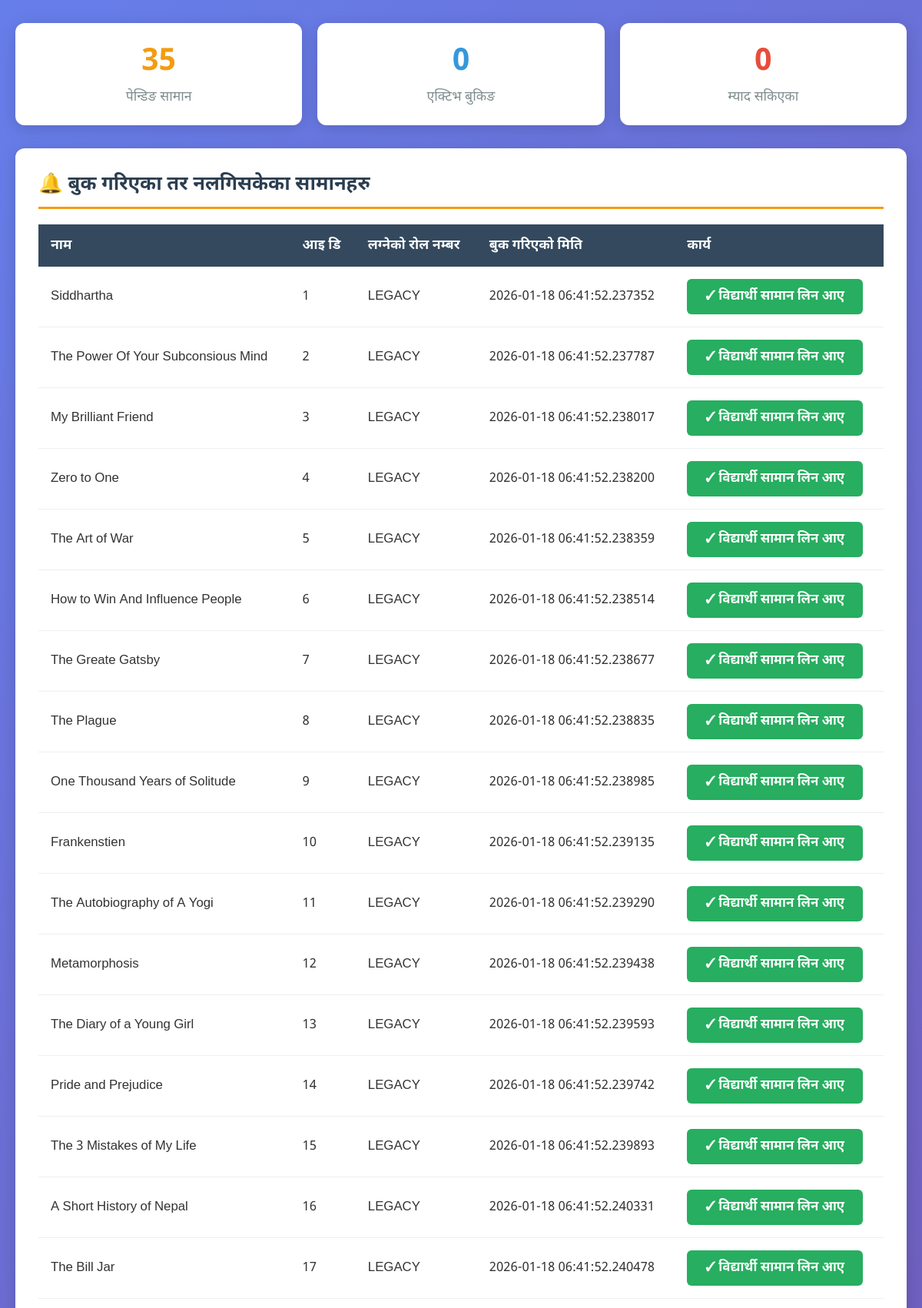
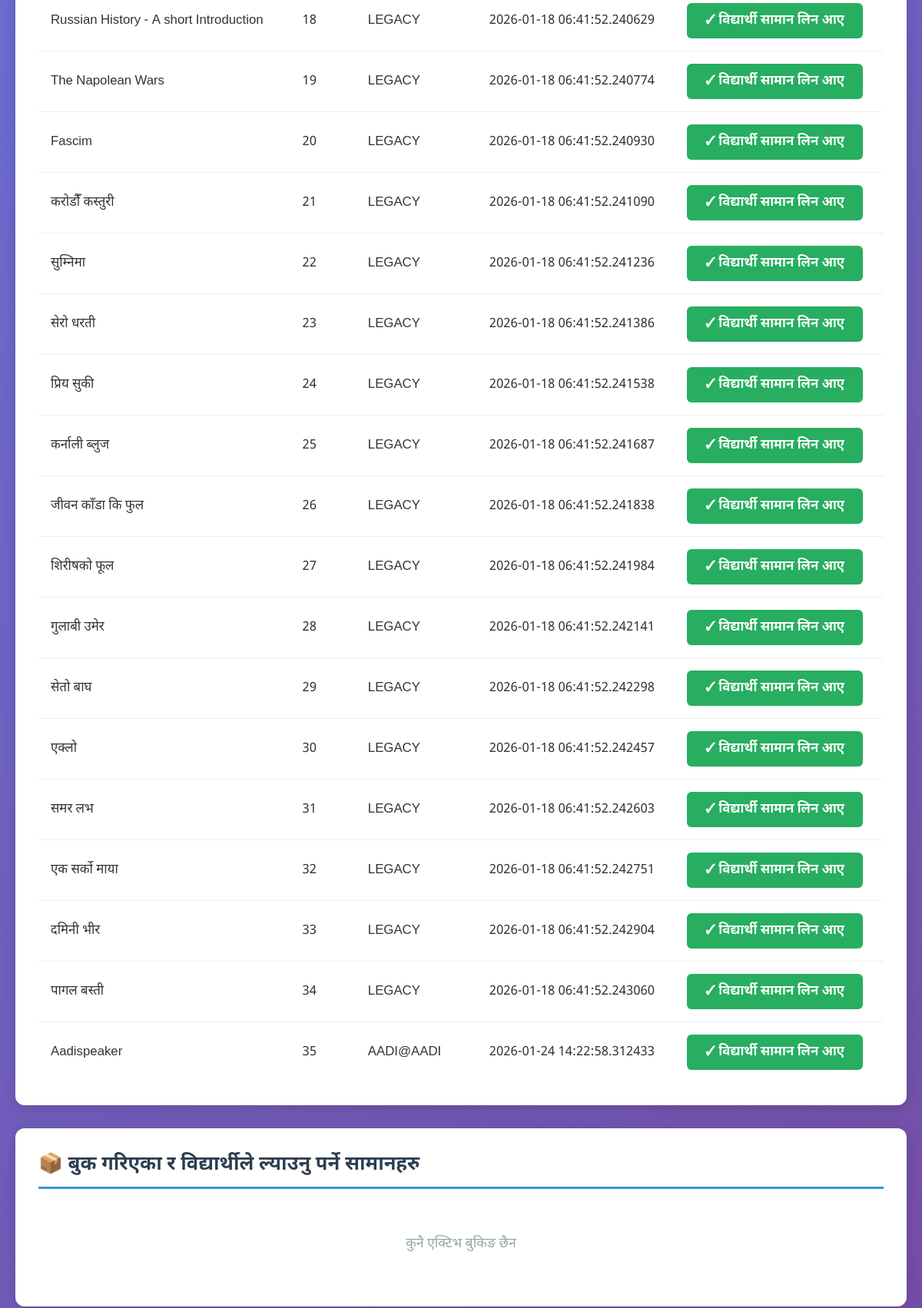
/library/arena (signed in, upper part), run on the app's committed database (2 pictures, top to bottom).
### models.py (models this page shows)
class Item(Base):
    __tablename__ = "items"
    id = Column(Integer, primary_key=True)
    name = Column(String, nullable=False)
    description = Column(String)
    image_path = Column(String, nullable=True)
    available = Column(Boolean, default=True)
    hold_time = Column(Integer, default=3)  # Max-days before return must be done
    occupy_time = Column(Integer, default=15) # Max-days after booking item must be taken
    catagory = Column(Integer,default = 0)
    bookings = relationship("Booking", back_populates="item")

class Booking(Base):
    __tablename__ = "bookings"
    id = Column(Integer, primary_key=True)
    user_email = Column(String, nullable=False)
    booked_date = Column(DateTime, default=datetime.now())
    occupied_date = Column(DateTime, nullable=True)
    on_hold_state = Column(Boolean, default=True)
    on_occupied_state = Column(Boolean, default=False)
    is_expired = Column(Boolean, default=False)
    is_history = Column(Boolean, default = False) # means is part of history, currently not booked, part of history
    item_id = Column(Integer, ForeignKey("items.id"))
    item = relationship("Item", back_populates="bookings")

### app.py (the view, shortened to what this page needs)
@app.route("/library/arena")
def admin_dashboard():
    if not session.get("logged_in"):
        flash("You are not authenticated")
        return redirect("/library/campusend")
    db = get_db()
    now = datetime.utcnow()
    for item in get_items_on_hold(db):
        booking = item.bookings[-1]
        if (now - booking.booked_date).days > item.hold_time:
            booking.is_expired = True
            booking.on_hold_state = False
            item.available = True
    for item in get_items_on_occupy(db):
        booking = item.bookings[-1]
        if booking.occupied_date and (
            (now - booking.occupied_date).days > item.occupy_time
        ):
            booking.is_expired = True
    db.commit()
    hold_items = []
    for item in get_items_on_hold(db):
        b = item.bookings[-1]
        hold_items.append([
            item.name,
            item.image_path,
            b.user_email[:9].upper(),
            b.booked_date,
            item.id
        ])
    return_items = []
    expired_items = []
    db.close()
    return render_template(
        "dashboard.html",
        items=hold_items,
        returns=return_items,
        expired=expired_items
    )

### app.py (called while the page is built)
def get_db():
    return SessionLocal()

### models.py (called while the page is built)
def get_items_on_hold(db):
    return db.query(Item).join(Booking).filter(
        Booking.on_hold_state == True,
        Booking.is_expired == False
    ).all()

def get_items_on_occupy(db):
    return db.query(Item).join(Booking).filter(
        Booking.on_occupied_state == True,
        Booking.is_expired == False
    ).all()

### templates/dashboard.html (shortened to what this page needs)
<!DOCTYPE html>
<html lang="ne">
<head>
</head>
<body>
    <div class="container">
        <div class="stats-grid">
            <div class="stat-card stat-pending">
                <div class="stat-number">{{ items|length if items else 0 }}</div>
                <div class="stat-label">पेन्डिङ सामान</div>
            </div>
            <div class="stat-card stat-active">
                <div class="stat-number">{{ returns|length if returns else 0 }}</div>
                <div class="stat-label">एक्टिभ बुकिङ</div>
            </div>
            <div class="stat-card stat-expired">
                <div class="stat-number">{{ expired|length if expired else 0 }}</div>
                <div class="stat-label">म्याद सकिएका</div>
            </div>
        </div>
        <div class="section section-pending">
            <h2 class="section-title">🔔 बुक गरिएका तर नलगिसकेका सामानहरु</h2>
            <div class="table-wrapper">
                {% if items and items|length > 0 %}
                <table>
                    <thead>
                        <tr>
                            <th>नाम</th>
                            <th>आइ डि</th>
                            <th>लग्नेको रोल नम्बर</th>
                            <th>बुक गरिएको मिति</th>
                            <th>कार्य</th>
                        </tr>
                    </thead>
                    <tbody>
                        {% for item in items %}
                        <tr>
                            <td data-label="नाम">{{ item[0] }}</td>
                            <td data-label="आइ डि">{{ item[4] }}</td>
                            <td data-label="रोल नम्बर">{{ item[2] }}</td>
                            <td data-label="बुक मिति">{{ item[3] }}</td>
                            <td data-label="कार्य">
                                <button onclick="pass_ownership({{ item[4] }})" class="btn btn-pickup">
                                    ✓ विद्यार्थी सामान लिन आए
                                </button>
                            </td>
                        </tr>
                        {% endfor %}
                    </tbody>
                </table>
                {% else %}
                <div class="empty-state">कुनै पेन्डिङ सामान छैन</div>
                {% endif %}
            </div>
        </div>
        <div class="section section-active">
            <h2 class="section-title">📦 बुक गरिएका र विद्यार्थीले ल्याउनु पर्ने सामानहरु</h2>
            <div class="table-wrapper">
                {% if returns and returns|length > 0 %}
                <table>
                    <thead>
                        <tr>
                            <th>नाम</th>
                            <th>आइ डि</th>
                            <th>लानेको रोल नं</th>
                            <th>समय बाँकी</th>
                            <th>कार्य</th>
                        </tr>
                    </thead>
                    <tbody>
                        {% for item in returns %}
                        <tr>
                            <td data-label="नाम">{{ item[0] }}</td>
                            <td data-label="आइ डि">{{ item[4] }}</td>
                            <td data-label="रोल नं">{{ item[2] }}</td>
                            <td data-label="समय बाँकी">
                                <span class="status-badge status-info">{{ item[3] }}</span>
                            </td>
                            <td data-label="कार्य">
                                <button onclick="return_ownership({{ item[4] }})" class="btn btn-return">
                                    ← विद्यार्थी सामान पुर्याउन आए
                                </button>
                            </td>
                        </tr>
                        {% endfor %}
                    </tbody>
                </table>
                {% else %}
                <div class="empty-state">कुनै एक्टिभ बुकिङ छैन</div>
                {% endif %}
            </div>
        </div>
    </div>
</body>
</html>

### templates/dashboard.html (style rules this page uses)
* { margin: 0; padding: 0; box-sizing: border-box; }
body { font-family: 'Noto Sans Devanagari', 'Mukta', 'Kalimati', sans-serif; background: linear-gradient(135deg, #667eea 0%, #764ba2 100%); min-height: 100vh; padding: 30px 20px; color: #333; }
.container { max-width: 1400px; margin: 0 auto; }
.section { background: white; padding: 30px; border-radius: 12px; margin-bottom: 30px; box-shadow: 0 4px 20px rgba(0,0,0,0.15); }
.section-title { font-size: 1.6rem; color: #2c3e50; margin-bottom: 20px; padding-bottom: 12px; border-bottom: 3px solid #667eea; font-weight: 700; }
.section-pending .section-title { border-bottom-color: #f39c12; }
.section-active .section-title { border-bottom-color: #3498db; }
.table-wrapper { overflow-x: auto; }
table { width: 100%; border-collapse: collapse; font-size: 1.05rem; }
thead th { background: #34495e; color: white; padding: 16px; text-align: left; font-weight: 600; font-size: 1.1rem; white-space: nowrap; }
tbody td { padding: 16px; border-bottom: 1px solid #ecf0f1; font-size: 1.05rem; }
tbody tr { transition: background 0.2s; }
tbody tr:last-child td { border-bottom: none; }
.empty-state { text-align: center; padding: 40px; color: #95a5a6; font-size: 1.1rem; }
.btn { padding: 12px 24px; border: none; border-radius: 6px; font-size: 1.05rem; font-weight: 600; cursor: pointer; transition: all 0.2s; font-family: inherit; white-space: nowrap; }
.btn-pickup { background: #27ae60; color: white; }
.stats-grid { display: grid; grid-template-columns: repeat(auto-fit, minmax(250px, 1fr)); gap: 20px; margin-bottom: 30px; }
.stat-card { background: white; padding: 25px; border-radius: 12px; box-shadow: 0 4px 20px rgba(0,0,0,0.15); text-align: center; }
.stat-number { font-size: 2.5rem; font-weight: 700; margin-bottom: 8px; }
.stat-label { color: #7f8c8d; font-size: 1.1rem; }
.stat-pending .stat-number { color: #f39c12; }
.stat-active .stat-number { color: #3498db; }
.stat-expired .stat-number { color: #e74c3c; }

### data on the page
Item: name "Siddhartha", item "1", item "LEGACY", booked_date "2026-01-18 06:41:52.237352"
Item: name "The Power Of Your Subconsious Mind", item "2", item "LEGACY", booked_date "2026-01-18 06:41:52.237787"
Item: name "My Brilliant Friend", id "3", item "LEGACY", booked_date "2026-01-18 06:41:52.238017"
Item: name "Zero to One", id "4", item "LEGACY", booked_date "2026-01-18 06:41:52.238200"
Item: name "The Art of War", id "5", item "LEGACY", booked_date "2026-01-18 06:41:52.238359"
Item: name "How to Win And Influence People", id "6", item "LEGACY", booked_date "2026-01-18 06:41:52.238514"
Item: name "The Greate Gatsby", id "7", item "LEGACY", booked_date "2026-01-18 06:41:52.238677"
Item: name "The Plague", id "8", item "LEGACY", booked_date "2026-01-18 06:41:52.238835"
Item: name "One Thousand Years of Solitude", id "9", item "LEGACY", booked_date "2026-01-18 06:41:52.238985"
Item: name "Frankenstien", id "10", item "LEGACY", booked_date "2026-01-18 06:41:52.239135"
Item: name "The Autobiography of A Yogi", id "11", item "LEGACY", booked_date "2026-01-18 06:41:52.239290"
Item: name "Metamorphosis", id "12", item "LEGACY", booked_date "2026-01-18 06:41:52.239438"
Item: name "The Diary of a Young Girl", id "13", item "LEGACY", booked_date "2026-01-18 06:41:52.239593"
Item: name "Pride and Prejudice", id "14", item "LEGACY", booked_date "2026-01-18 06:41:52.239742"
Item: name "The 3 Mistakes of My Life", item "15", item "LEGACY", booked_date "2026-01-18 06:41:52.239893"
Item: name "A Short History of Nepal", id "16", item "LEGACY", booked_date "2026-01-18 06:41:52.240331"
Item: name "The Bill Jar", id "17", item "LEGACY", booked_date "2026-01-18 06:41:52.240478"
Item: name "Russian History - A short Introduction", id "18", item "LEGACY", booked_date "2026-01-18 06:41:52.240629"
Item: name "The Napolean Wars", id "19", item "LEGACY", booked_date "2026-01-18 06:41:52.240774"
Item: name "Fascim", id "20", item "LEGACY", booked_date "2026-01-18 06:41:52.240930"
Item: name "करोडौँ कस्तुरी", id "21", item "LEGACY", booked_date "2026-01-18 06:41:52.241090"
Item: name "सुम्निमा", id "22", item "LEGACY", booked_date "2026-01-18 06:41:52.241236"
Item: name "सेरो धरती", id "23", item "LEGACY", booked_date "2026-01-18 06:41:52.241386"
Item: name "प्रिय सुकी", id "24", item "LEGACY", booked_date "2026-01-18 06:41:52.241538"
Item: name "कर्नाली ब्लुज", id "25", item "LEGACY", booked_date "2026-01-18 06:41:52.241687"
Item: name "जीवन काँडा कि फुल", id "26", item "LEGACY", booked_date "2026-01-18 06:41:52.241838"
Item: name "शिरीषको फूल", id "27", item "LEGACY", booked_date "2026-01-18 06:41:52.241984"
Item: name "गुलाबी उमेर", id "28", item "LEGACY", booked_date "2026-01-18 06:41:52.242141"
Item: name "सेतो बाघ", id "29", item "LEGACY", booked_date "2026-01-18 06:41:52.242298"
Item: name "एक्लो", id "30", item "LEGACY", booked_date "2026-01-18 06:41:52.242457"
Item: name "समर लभ", id "31", item "LEGACY", booked_date "2026-01-18 06:41:52.242603"
Item: name "एक सर्को माया", id "32", item "LEGACY", booked_date "2026-01-18 06:41:52.242751"
Item: name "दमिनी भीर", id "33", item "LEGACY", booked_date "2026-01-18 06:41:52.242904"
Item: name "पागल बस्ती", id "34", item "LEGACY", booked_date "2026-01-18 06:41:52.243060"
Item: name "Aadispeaker", id "35", item "AADI@AADI", booked_date "2026-01-24 14:22:58.312433"

### other printed values
{{ items|length if items else 0 }} "35"
{{ returns|length if returns else 0 }} "0"
{{ expired|length if expired else 0 }} "0"
